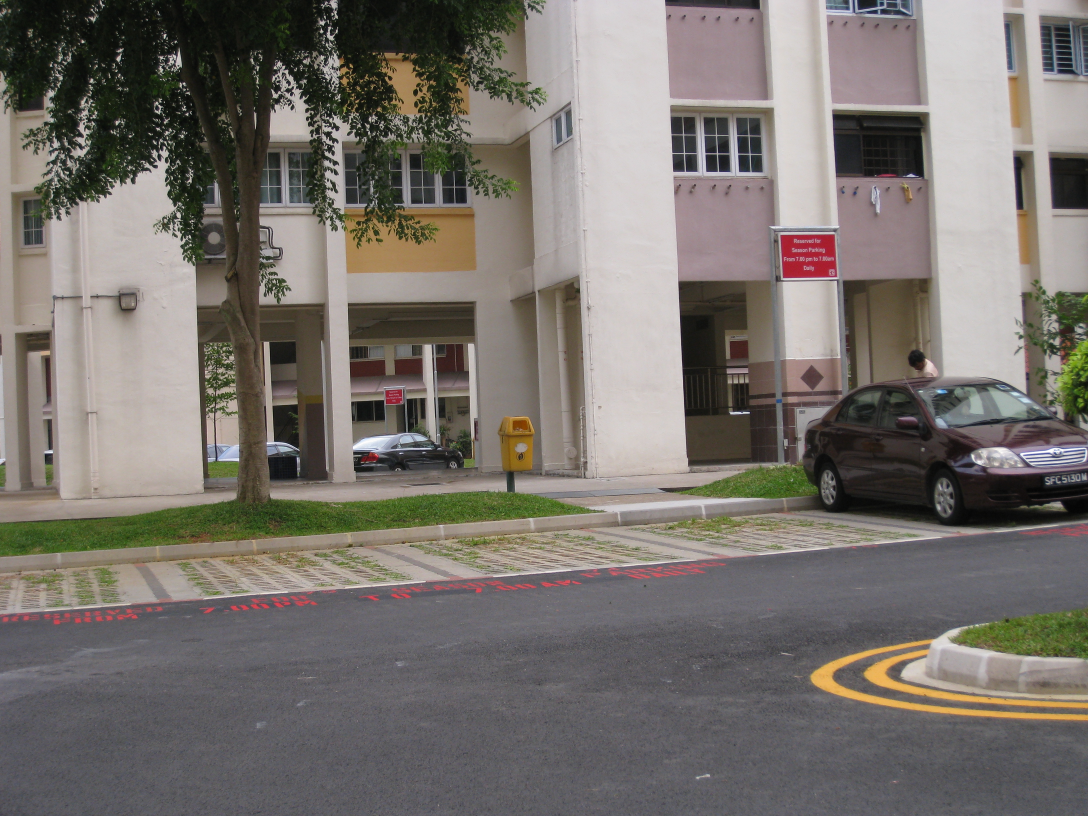
#> input picture input/l1/STA_0031.JPG, 3264 x 2448 px (shown at 1/3 size); its folder holds only this picture in this run
$ python -i stitcher.py   (imports and definitions only)
#> lines starting #> are read from the running program, lines starting #| are printed output that depends on the picture; after the words box and inside, x2 and y2 are one past the last pixel; in counts of white or black regions, pixels touching at a corner belong together
#> further down, picture is the input picture: shape (2448, 3264, 3); mean B, G, R 108.6, 114, 119.4
from __future__ import annotations

from pathlib import Path
from typing import Dict, List

import cv2
import numpy as np

from .features import create_feature_extractor, extract_features
from .homography import estimate_homography
from .matching import build_matcher, match_descriptors
from .preprocess import ImageData
from .projection import ProjectedImageData, project_images_cylindrical, translation_matrix
from .utils import write_image
from .warp_blend import compose_panorama


# [379 lines left out: functions _draw_keypoints, _concat_preview, _draw_matches, _save_pair_debug_images, _estimate_pairwise_homographies, _accumulate_transforms and 4 more, not called in this run]


def _crop_black_border(image: np.ndarray) -> np.ndarray:
    gray = cv2.cvtColor(image, cv2.COLOR_BGR2GRAY)
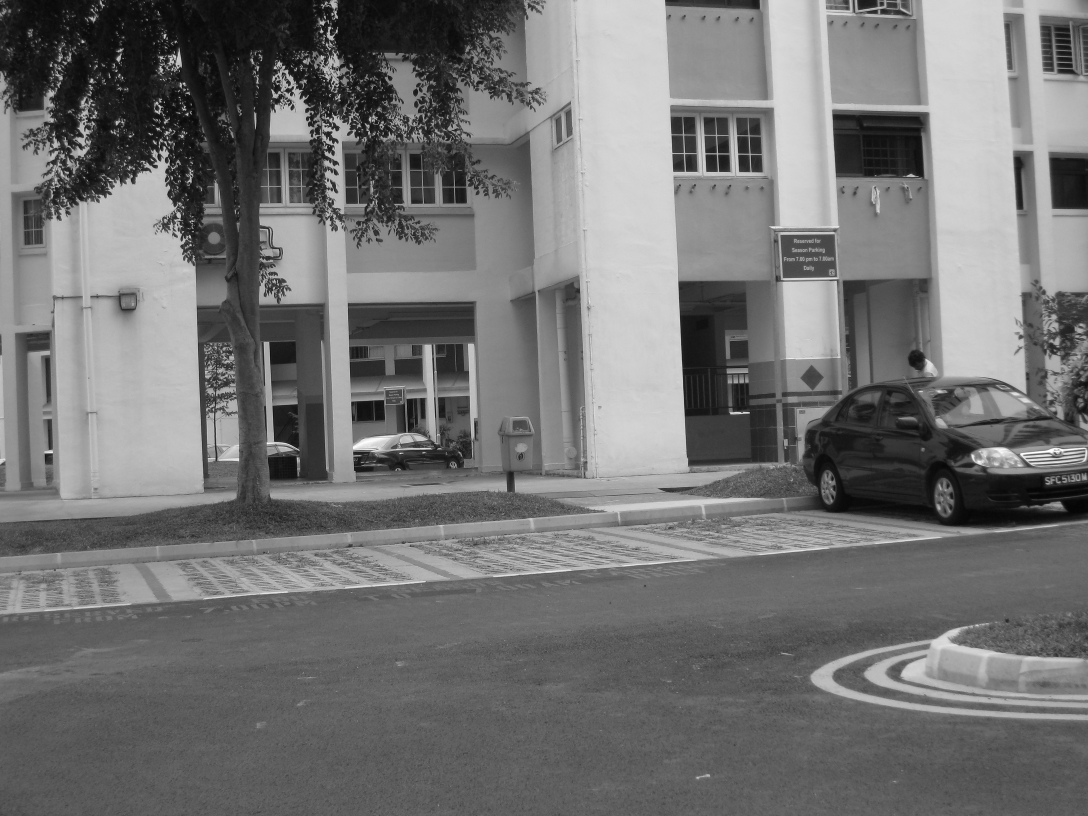
#> gray: shape (2448, 3264) (shown at 1/3 size); min 0, max 255, mean 115
    _, threshold = cv2.threshold(gray, 1, 255, cv2.THRESH_BINARY)
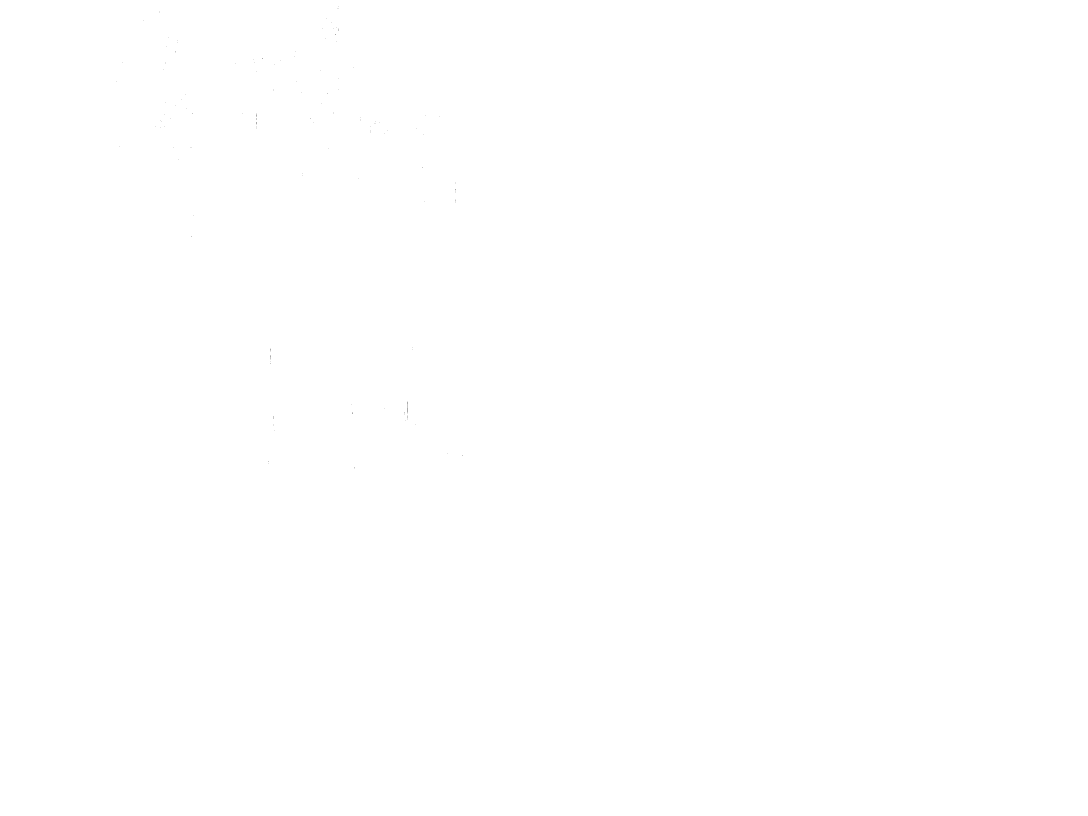
#> threshold: shape (2448, 3264) (shown at 1/3 size); 100% white; black in thin lines or dots, all inside (x1, y1, x2, y2) = (349, 18, 1388, 1406)
    points = cv2.findNonZero(threshold)
#> points = contour of 7990040 points, box (x1, y1, x2, y2) (0, 0, 3264, 2448), area 0
    if points is None:
        return image
    x, y, width, height = cv2.boundingRect(points)
#> x = 0; y = 0; width = 3264; height = 2448
    return image[y : y + height, x : x + width]


# [57 lines left out: function _compose_cylindrical_panorama, not called in this run]


class PairwiseEstimationError(RuntimeError):
    def __init__(self, message: str, step_summaries: List[Dict]):
        super().__init__(message)
        self.step_summaries = step_summaries


# [115 lines left out: functions _build_summary, _run_planar_panorama, _run_cylindrical_panorama, run_panorama, not called in this run]

>>> import cv2
>>> picture = cv2.imread('../input/l1/STA_0031.JPG')
>>> result = _crop_black_border(picture)

$ run again, on input/l1/STB_0032.JPG
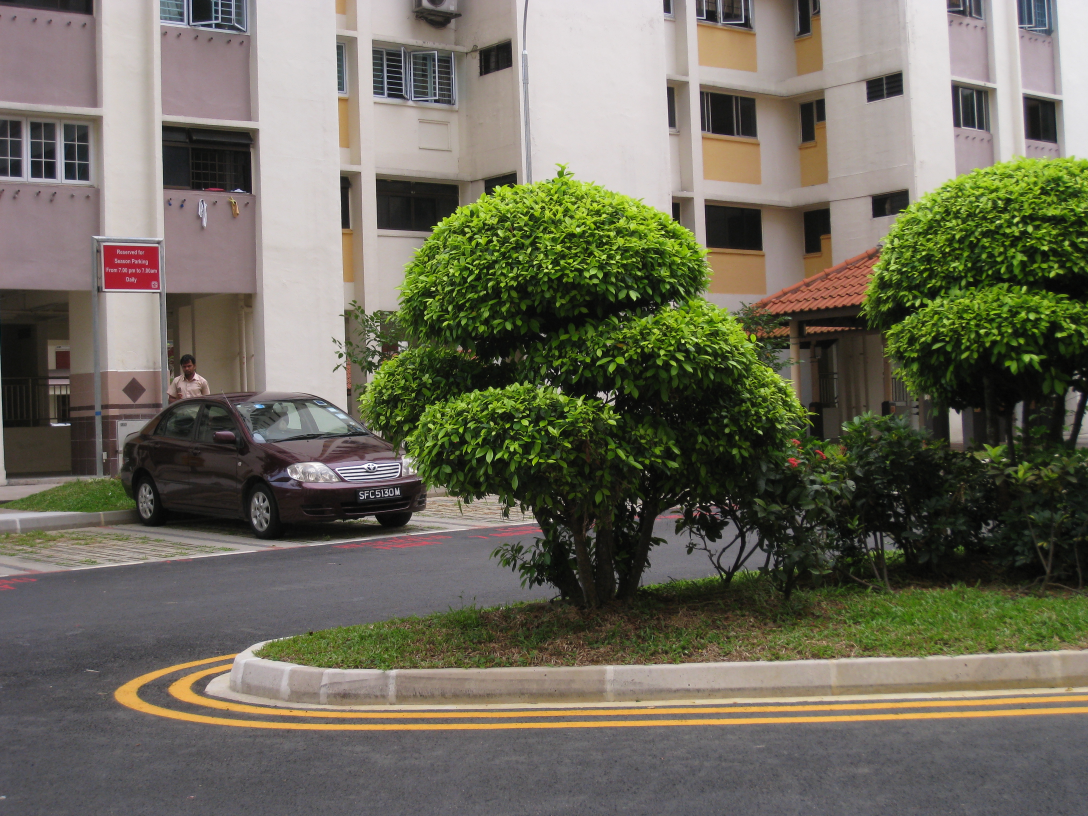
#> input picture input/l1/STB_0032.JPG, 3264 x 2448 px (shown at 1/3 size)
#> picture is the input picture: shape (2448, 3264, 3); mean B, G, R 91.2, 106.5, 109
#> in _crop_black_border, `gray = cv2.cvtColor(image, cv2.COLOR_BGR2GRAY)`:
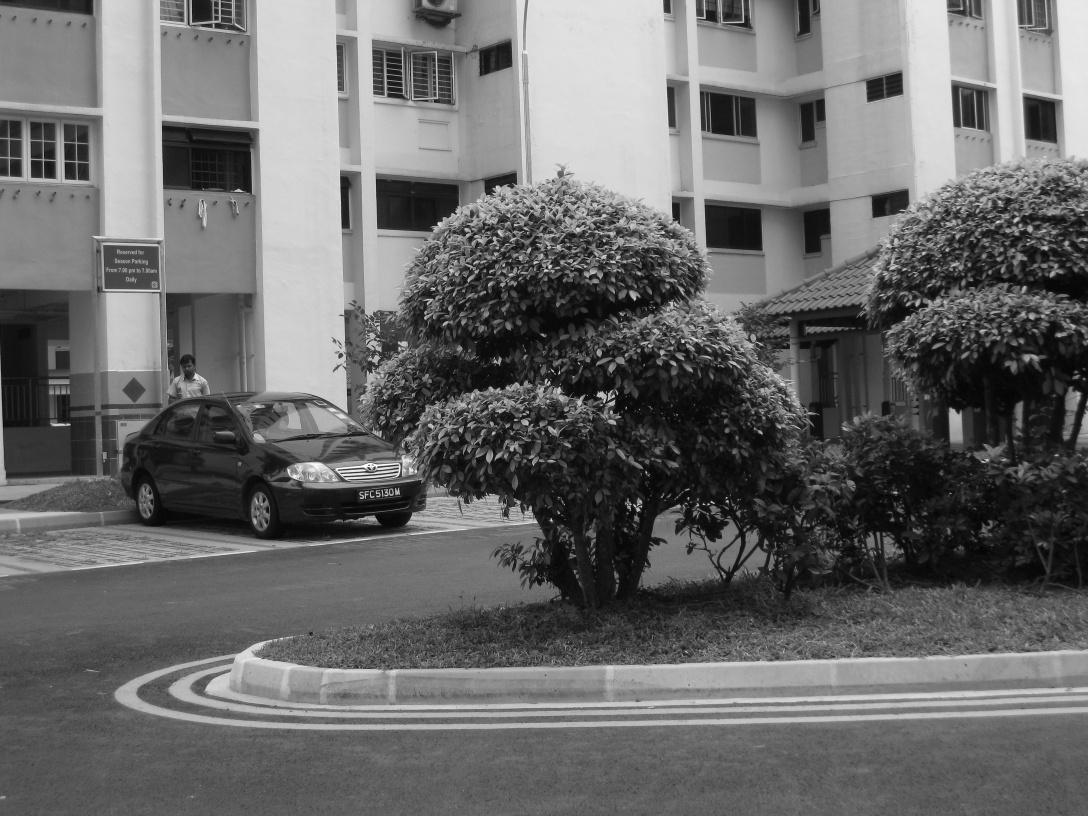
#> gray: shape (2448, 3264) (shown at 1/3 size); min 0, max 255, mean 105.5
#> threshold: shape (2448, 3264); 100% white; black in thin lines or dots, all inside (x1, y1, x2, y2) = (499, 175, 2356, 1744)
#> points = contour of 7990045 points, box (x1, y1, x2, y2) (0, 0, 3264, 2448), area 0
#> x = 0; width = 3264; height = 2448

$ run again, on input/l1/STC_0033.JPG
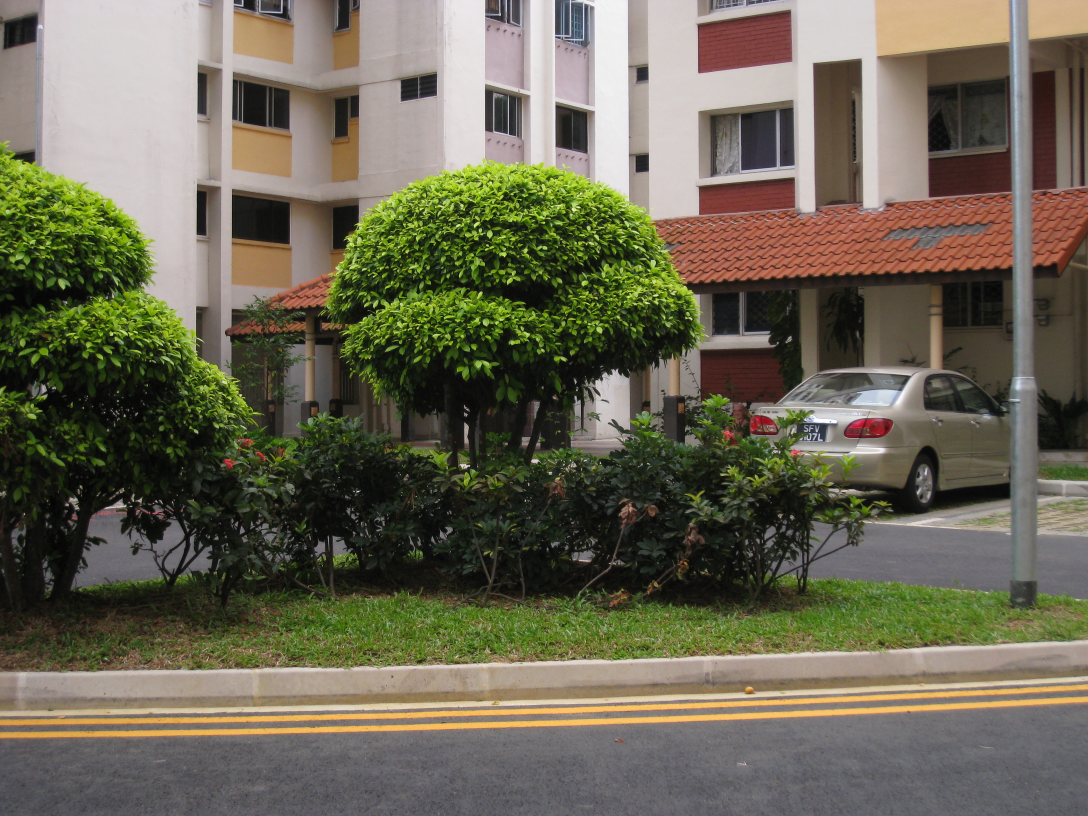
#> input picture input/l1/STC_0033.JPG, 3264 x 2448 px (shown at 1/3 size)
#> picture is the input picture: shape (2448, 3264, 3); mean B, G, R 83.9, 102.5, 106.7
#> in _crop_black_border, `gray = cv2.cvtColor(image, cv2.COLOR_BGR2GRAY)`:
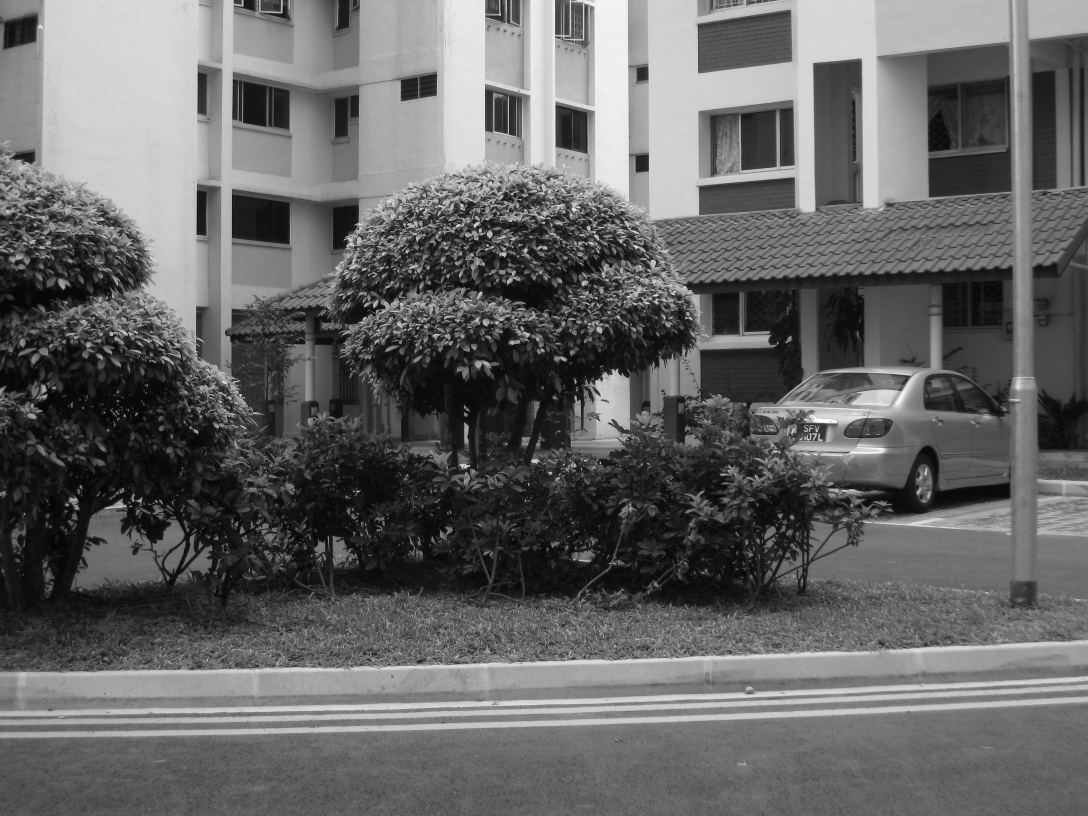
#> gray: shape (2448, 3264) (shown at 1/3 size); min 0, max 255, mean 101.6
#> threshold: shape (2448, 3264); 100% white; black in thin lines or dots, all inside (x1, y1, x2, y2) = (155, 25, 2261, 1679)
#> points = contour of 7990012 points, box (x1, y1, x2, y2) (0, 0, 3264, 2448), area 0
#> x = 0; width = 3264; height = 2448

$ run again, on input/l1/STD_0034.JPG
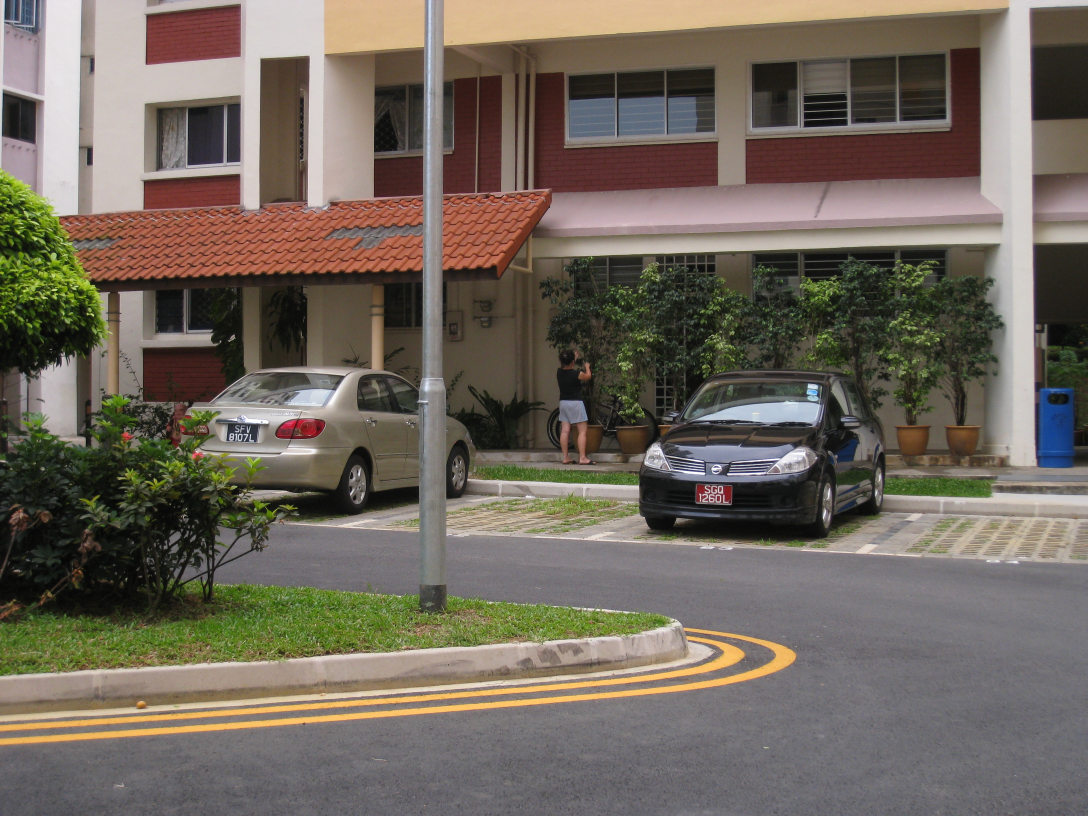
#> input picture input/l1/STD_0034.JPG, 3264 x 2448 px (shown at 1/3 size)
#> picture is the input picture: shape (2448, 3264, 3); mean B, G, R 93.1, 103.7, 112.5
#> in _crop_black_border, `gray = cv2.cvtColor(image, cv2.COLOR_BGR2GRAY)`:
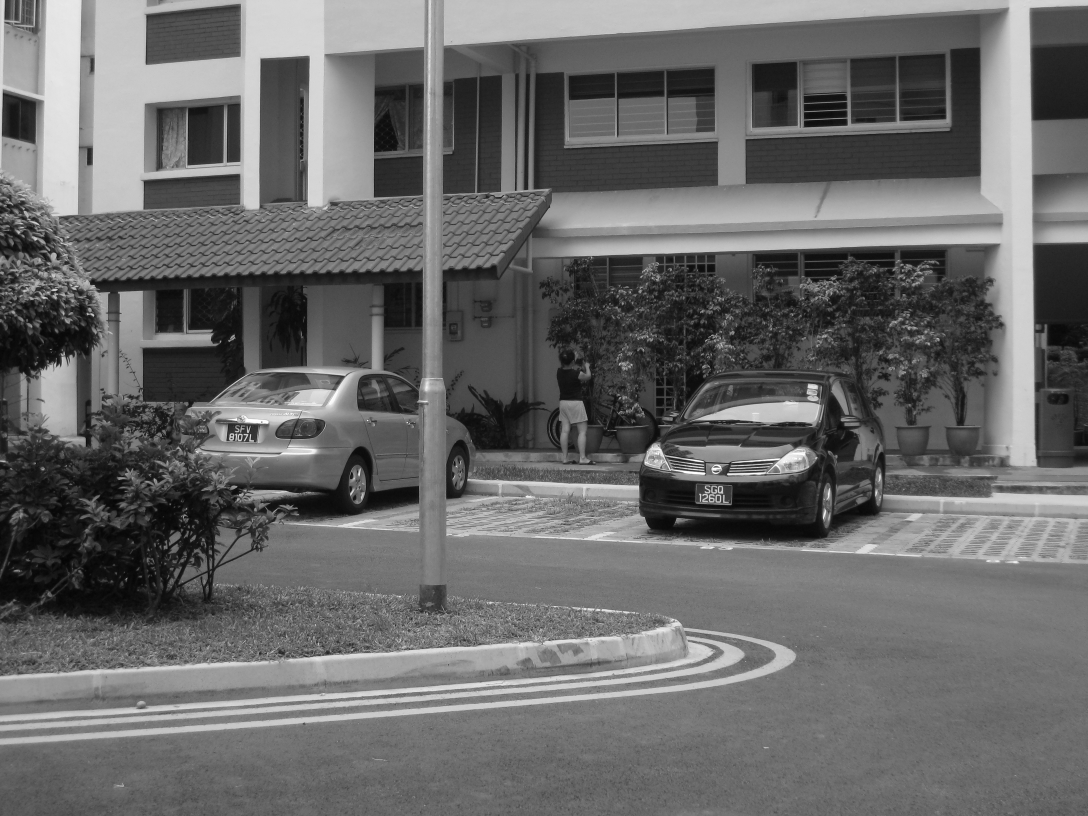
#> gray: shape (2448, 3264) (shown at 1/3 size); min 0, max 255, mean 105.1
#> threshold: shape (2448, 3264); 100% white; black in thin lines or dots, all inside (x1, y1, x2, y2) = (171, 340, 2183, 1744)
#> points = contour of 7990175 points, box (x1, y1, x2, y2) (0, 0, 3264, 2448), area 0
#> x = 0; width = 3264; height = 2448
